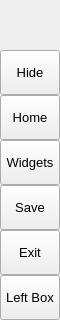
        <widget class="QFrame" name="leftMenuBg">
         <property name="minimumSize">
          <size>
           <width>60</width>
           <height>0</height>
          </size>
         </property>
         <property name="maximumSize">
          <size>
           <width>60</width>
           <height>16777215</height>
          </size>
         </property>
         <property name="frameShape">
          <enum>QFrame::NoFrame</enum>
         </property>
         <property name="frameShadow">
          <enum>QFrame::Raised</enum>
         </property>
         <layout class="QVBoxLayout" name="verticalLayout_3">
          <property name="spacing">
           <number>0</number>
          </property>
          <property name="leftMargin">
           <number>0</number>
          </property>
          <property name="topMargin">
           <number>0</number>
          </property>
          <property name="rightMargin">
           <number>0</number>
          </property>
          <property name="bottomMargin">
           <number>0</number>
          </property>
          <item>
           <widget class="QFrame" name="topLogoInfo">
            <property name="minimumSize">
             <size>
              <width>0</width>
              <height>50</height>
             </size>
            </property>
            <property name="maximumSize">
             <size>
              <width>16777215</width>
              <height>50</height>
             </size>
            </property>
            <property name="frameShape">
             <enum>QFrame::NoFrame</enum>
            </property>
            <property name="frameShadow">
             <enum>QFrame::Raised</enum>
            </property>
            <widget class="QFrame" name="topLogo">
             <property name="geometry">
              <rect>
               <x>10</x>
               <y>5</y>
               <width>42</width>
               <height>42</height>
              </rect>
             </property>
             <property name="minimumSize">
              <size>
               <width>42</width>
               <height>42</height>
              </size>
             </property>
             <property name="maximumSize">
              <size>
               <width>42</width>
               <height>42</height>
              </size>
             </property>
             <property name="toolTip">
              <string>&lt;html&gt;&lt;head/&gt;&lt;body&gt;&lt;p&gt;&lt;img src=&quot;:/images/images/images/PyDracula.png&quot;/&gt;&lt;/p&gt;&lt;/body&gt;&lt;/html&gt;</string>
             </property>
             <property name="frameShape">
              <enum>QFrame::NoFrame</enum>
             </property>
             <property name="frameShadow">
              <enum>QFrame::Raised</enum>
             </property>
            </widget>
            <widget class="QLabel" name="titleLeftApp">
             <property name="geometry">
              <rect>
               <x>70</x>
               <y>8</y>
               <width>160</width>
               <height>20</height>
              </rect>
             </property>
             <property name="font">
              <font>
               <pointsize>12</pointsize>
               <italic>false</italic>
               <bold>false</bold>
              </font>
             </property>
             <property name="text">
              <string>PyDracula</string>
             </property>
             <property name="alignment">
              <set>Qt::AlignLeading|Qt::AlignLeft|Qt::AlignTop</set>
             </property>
            </widget>
            <widget class="QLabel" name="titleLeftDescription">
             <property name="geometry">
              <rect>
               <x>70</x>
               <y>27</y>
               <width>160</width>
               <height>16</height>
              </rect>
             </property>
             <property name="maximumSize">
              <size>
               <width>16777215</width>
               <height>16</height>
              </size>
             </property>
             <property name="font">
              <font>
               <pointsize>8</pointsize>
               <italic>false</italic>
               <bold>false</bold>
              </font>
             </property>
             <property name="text">
              <string>Modern GUI / Flat Style</string>
             </property>
             <property name="alignment">
              <set>Qt::AlignLeading|Qt::AlignLeft|Qt::AlignTop</set>
             </property>
            </widget>
            <zorder>titleLeftApp</zorder>
            <zorder>titleLeftDescription</zorder>
            <zorder>topLogo</zorder>
           </widget>
          </item>
          <item>
           <widget class="QFrame" name="leftMenuFrame">
            <property name="frameShape">
             <enum>QFrame::NoFrame</enum>
            </property>
            <property name="frameShadow">
             <enum>QFrame::Raised</enum>
            </property>
            <layout class="QVBoxLayout" name="verticalMenuLayout">
             <property name="spacing">
              <number>0</number>
             </property>
             <property name="leftMargin">
              <number>0</number>
             </property>
             <property name="topMargin">
              <number>0</number>
             </property>
             <property name="rightMargin">
              <number>0</number>
             </property>
             <property name="bottomMargin">
              <number>0</number>
             </property>
             <item>
              <widget class="QFrame" name="toggleBox">
               <property name="maximumSize">
                <size>
                 <width>16777215</width>
                 <height>45</height>
                </size>
               </property>
               <property name="frameShape">
                <enum>QFrame::NoFrame</enum>
               </property>
               <property name="frameShadow">
                <enum>QFrame::Raised</enum>
               </property>
               <layout class="QVBoxLayout" name="verticalLayout_4">
                <property name="spacing">
                 <number>0</number>
                </property>
                <property name="leftMargin">
                 <number>0</number>
                </property>
                <property name="topMargin">
                 <number>0</number>
                </property>
                <property name="rightMargin">
                 <number>0</number>
                </property>
                <property name="bottomMargin">
                 <number>0</number>
                </property>
                <item>
                 <widget class="QPushButton" name="toggleButton">
                  <property name="sizePolicy">
                   <sizepolicy hsizetype="Expanding" vsizetype="Fixed">
                    <horstretch>0</horstretch>
                    <verstretch>0</verstretch>
                   </sizepolicy>
                  </property>
                  <property name="minimumSize">
                   <size>
                    <width>0</width>
                    <height>45</height>
                   </size>
                  </property>
                  <property name="font">
                   <font>
                    <pointsize>10</pointsize>
                    <italic>false</italic>
                    <bold>false</bold>
                   </font>
                  </property>
                  <property name="cursor">
                   <cursorShape>PointingHandCursor</cursorShape>
                  </property>
                  <property name="layoutDirection">
                   <enum>Qt::LeftToRight</enum>
                  </property>
                  <property name="styleSheet">
                   <string notr="true">background-image: url(:/icons/images/icons/icon_menu.png);</string>
                  </property>
                  <property name="text">
                   <string>Hide</string>
                  </property>
                 </widget>
                </item>
               </layout>
              </widget>
             </item>
             <item alignment="Qt::AlignTop">
              <widget class="QFrame" name="topMenu">
               <property name="frameShape">
                <enum>QFrame::NoFrame</enum>
               </property>
               <property name="frameShadow">
                <enum>QFrame::Raised</enum>
               </property>
               <layout class="QVBoxLayout" name="verticalLayout_8">
                <property name="spacing">
                 <number>0</number>
                </property>
                <property name="leftMargin">
                 <number>0</number>
                </property>
                <property name="topMargin">
                 <number>0</number>
                </property>
                <property name="rightMargin">
                 <number>0</number>
                </property>
                <property name="bottomMargin">
                 <number>0</number>
                </property>
                <item>
                 <widget class="QPushButton" name="btn_home">
                  <property name="sizePolicy">
                   <sizepolicy hsizetype="Expanding" vsizetype="Fixed">
                    <horstretch>0</horstretch>
                    <verstretch>0</verstretch>
                   </sizepolicy>
                  </property>
                  <property name="minimumSize">
                   <size>
                    <width>0</width>
                    <height>45</height>
                   </size>
                  </property>
                  <property name="font">
                   <font>
                    <pointsize>10</pointsize>
                    <italic>false</italic>
                    <bold>false</bold>
                   </font>
                  </property>
                  <property name="cursor">
                   <cursorShape>PointingHandCursor</cursorShape>
                  </property>
                  <property name="layoutDirection">
                   <enum>Qt::LeftToRight</enum>
                  </property>
                  <property name="styleSheet">
                   <string notr="true">background-image: url(:/icons/images/icons/cil-home.png);</string>
                  </property>
                  <property name="text">
                   <string>Home</string>
                  </property>
                 </widget>
                </item>
                <item>
                 <widget class="QPushButton" name="btn_widgets">
                  <property name="sizePolicy">
                   <sizepolicy hsizetype="Expanding" vsizetype="Fixed">
                    <horstretch>0</horstretch>
                    <verstretch>0</verstretch>
                   </sizepolicy>
                  </property>
                  <property name="minimumSize">
                   <size>
                    <width>0</width>
                    <height>45</height>
                   </size>
                  </property>
                  <property name="font">
                   <font>
                    <pointsize>10</pointsize>
                    <italic>false</italic>
                    <bold>false</bold>
                   </font>
                  </property>
                  <property name="cursor">
                   <cursorShape>PointingHandCursor</cursorShape>
                  </property>
                  <property name="layoutDirection">
                   <enum>Qt::LeftToRight</enum>
                  </property>
                  <property name="styleSheet">
                   <string notr="true">background-image: url(:/icons/images/icons/cil-gamepad.png);</string>
                  </property>
                  <property name="text">
                   <string>Widgets</string>
                  </property>
                 </widget>
                </item>
                <item>
                 <widget class="QPushButton" name="btn_save">
                  <property name="sizePolicy">
                   <sizepolicy hsizetype="Expanding" vsizetype="Fixed">
                    <horstretch>0</horstretch>
                    <verstretch>0</verstretch>
                   </sizepolicy>
                  </property>
                  <property name="minimumSize">
                   <size>
                    <width>0</width>
                    <height>45</height>
                   </size>
                  </property>
                  <property name="font">
                   <font>
                    <pointsize>10</pointsize>
                    <italic>false</italic>
                    <bold>false</bold>
                   </font>
                  </property>
                  <property name="cursor">
                   <cursorShape>PointingHandCursor</cursorShape>
                  </property>
                  <property name="layoutDirection">
                   <enum>Qt::LeftToRight</enum>
                  </property>
                  <property name="styleSheet">
                   <string notr="true">background-image: url(:/icons/images/icons/cil-save.png)</string>
                  </property>
                  <property name="text">
                   <string>Save</string>
                  </property>
                 </widget>
                </item>
                <item>
                 <widget class="QPushButton" name="btn_exit">
                  <property name="sizePolicy">
                   <sizepolicy hsizetype="Expanding" vsizetype="Fixed">
                    <horstretch>0</horstretch>
                    <verstretch>0</verstretch>
                   </sizepolicy>
                  </property>
                  <property name="minimumSize">
                   <size>
                    <width>0</width>
                    <height>45</height>
                   </size>
                  </property>
                  <property name="font">
                   <font>
                    <pointsize>10</pointsize>
                    <italic>false</italic>
                    <bold>false</bold>
                   </font>
                  </property>
                  <property name="cursor">
                   <cursorShape>PointingHandCursor</cursorShape>
                  </property>
                  <property name="layoutDirection">
                   <enum>Qt::LeftToRight</enum>
                  </property>
                  <property name="styleSheet">
                   <string notr="true">background-image: url(:/icons/images/icons/cil-x.png);</string>
                  </property>
                  <property name="text">
                   <string>Exit</string>
                  </property>
                 </widget>
                </item>
               </layout>
              </widget>
             </item>
             <item alignment="Qt::AlignBottom">
              <widget class="QFrame" name="bottomMenu">
               <property name="frameShape">
                <enum>QFrame::NoFrame</enum>
               </property>
               <property name="frameShadow">
                <enum>QFrame::Raised</enum>
               </property>
               <layout class="QVBoxLayout" name="verticalLayout_9">
                <property name="spacing">
                 <number>0</number>
                </property>
                <property name="leftMargin">
                 <number>0</number>
                </property>
                <property name="topMargin">
                 <number>0</number>
                </property>
                <property name="rightMargin">
                 <number>0</number>
                </property>
                <property name="bottomMargin">
                 <number>0</number>
                </property>
                <item>
                 <widget class="QPushButton" name="toggleLeftBox">
                  <property name="sizePolicy">
                   <sizepolicy hsizetype="Expanding" vsizetype="Fixed">
                    <horstretch>0</horstretch>
                    <verstretch>0</verstretch>
                   </sizepolicy>
                  </property>
                  <property name="minimumSize">
                   <size>
                    <width>0</width>
                    <height>45</height>
                   </size>
                  </property>
                  <property name="font">
                   <font>
                    <pointsize>10</pointsize>
                    <italic>false</italic>
                    <bold>false</bold>
                   </font>
                  </property>
                  <property name="cursor">
                   <cursorShape>PointingHandCursor</cursorShape>
                  </property>
                  <property name="layoutDirection">
                   <enum>Qt::LeftToRight</enum>
                  </property>
                  <property name="styleSheet">
                   <string notr="true">background-image: url(:/icons/images/icons/icon_settings.png);</string>
                  </property>
                  <property name="text">
                   <string>Left Box</string>
                  </property>
                 </widget>
                </item>
               </layout>
              </widget>
             </item>
            </layout>
           </widget>
          </item>
         </layout>
        </widget>
